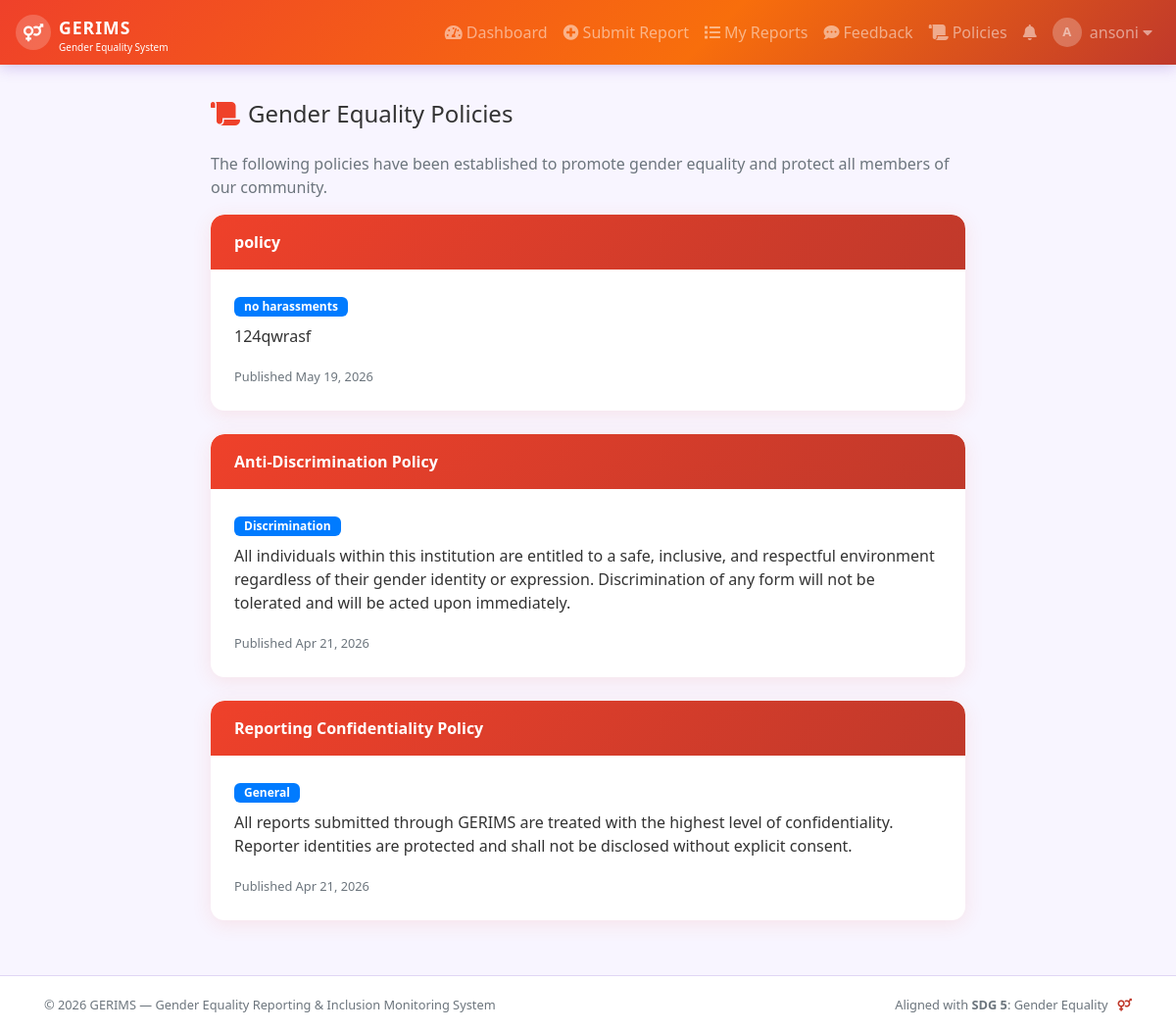
/policies.php (signed in), run on the app's committed database.
### tables this page shows
CREATE TABLE `policies` (
  `policy_id` int(11) NOT NULL,
  `title` varchar(150) NOT NULL,
  `content` text NOT NULL,
  `category` varchar(80) DEFAULT NULL,
  `created_by` int(11) DEFAULT NULL,
  `is_published` tinyint(1) DEFAULT 0,
  `created_at` timestamp NOT NULL DEFAULT current_timestamp(),
  `updated_at` timestamp NOT NULL DEFAULT current_timestamp() ON UPDATE current_timestamp()
);

### policies.php (the view, shortened to what this page needs)
<?php
require_once 'includes/config.php';
$policies = $conn->query("SELECT p.*, u.full_name FROM policies p LEFT JOIN users u ON p.created_by=u.user_id WHERE p.is_published=1 ORDER BY p.created_at DESC");
include 'includes/header.php';
?>
<div class="container" style="max-width:800px">
    <h4 class="mb-4"><i class="fas fa-scroll mr-2" style="color:var(--primary)"></i>Gender Equality Policies</h4>
    <p class="text-muted">The following policies have been established to promote gender equality and protect all members of our community.</p>
    <?php if ($policies->num_rows === 0): ?>
    <div class="alert alert-info">No policies published yet.</div>
    <?php else: while($p = $policies->fetch_assoc()): ?>
    <div class="gerims-card">
        <div class="card-header"><?= htmlspecialchars($p['title']) ?></div>
        <div class="card-body">
            <?php if ($p['category']): ?>
            <span class="badge badge-primary mb-2"><?= htmlspecialchars($p['category']) ?></span>
            <?php endif; ?>
            <p style="white-space:pre-wrap"><?= nl2br(htmlspecialchars($p['content'])) ?></p>
            <small class="text-muted">Published <?= date('M d, Y', strtotime($p['created_at'])) ?></small>
        </div>
    </div>
    <?php endwhile; endif; ?>
</div>
<?php include 'includes/footer.php'; ?>

### css/style.css (style rules this page uses)
:root { --primary: #EF412A; --secondary: #c0392b; --accent: #f39c12; --light-bg: #f8f5ff; --card-shadow: 0 4px 20px rgba(239, 65, 42, 0.10); --radius: 14px; }
* { box-sizing: border-box; }
body { font-family: 'Segoe UI', Tahoma, Geneva, Verdana, sans-serif; background: var(--light-bg); color: #333; padding-top: 70px; min-height: 100vh; display: flex; flex-direction: column; }
.gerims-card { background: #fff; border-radius: var(--radius); box-shadow: var(--card-shadow); border: none; margin-bottom: 1.5rem; overflow: hidden; }
.gerims-card .card-header { background: linear-gradient(135deg, var(--primary), #c0392b); color: #fff; border-bottom: none; padding: 1rem 1.5rem; font-weight: 600; border-radius: var(--radius) var(--radius) 0 0 !important; }
.gerims-card .card-body { padding: 1.5rem; }
.badge { border-radius: 6px; padding: 4px 10px; font-size: 0.75rem; font-weight: 600; }

### data on the page
policies: title "policy", category "no harassments", content "124qwrasf", created_at "May 19, 2026"
policies: title "Anti-Discrimination Policy", category "Discrimination", content "All individuals within this institution are entitled to a safe, inclusive, and respectful environment regardless of their gender identity or expression. Discrimination of any form will not be tolerated and will be acted upon immediately.", created_at "Apr 21, 2026"
policies: title "Reporting Confidentiality Policy", category "General", content "All reports submitted through GERIMS are treated with the highest level of confidentiality. Reporter identities are protected and shall not be disclosed without explicit consent.", created_at "Apr 21, 2026"

### other printed values
substr($user_name,0,1) "A"
explode(' ',$user_name)[0] "ansoni"
SITE_FULL_NAME "Gender Equality Reporting & Inclusion Monitoring System"
